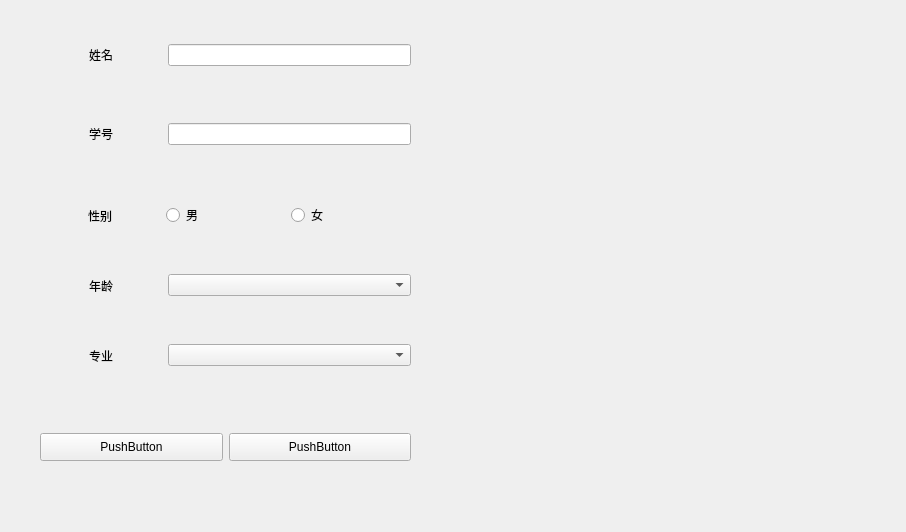
<?xml version="1.0" encoding="UTF-8"?>
<ui version="4.0">
 <class>Form</class>
 <widget class="QWidget" name="Form">
  <property name="geometry">
   <rect>
    <x>0</x>
    <y>0</y>
    <width>906</width>
    <height>532</height>
   </rect>
  </property>
  <property name="sizePolicy">
   <sizepolicy hsizetype="Fixed" vsizetype="Expanding">
    <horstretch>0</horstretch>
    <verstretch>1</verstretch>
   </sizepolicy>
  </property>
  <property name="windowTitle">
   <string>Form</string>
  </property>
  <widget class="QWidget" name="">
   <property name="geometry">
    <rect>
     <x>40</x>
     <y>10</y>
     <width>371</width>
     <height>61</height>
    </rect>
   </property>
   <layout class="QHBoxLayout" name="horizontalLayout">
    <property name="topMargin">
     <number>30</number>
    </property>
    <item>
     <widget class="QLabel" name="label_8">
      <property name="sizePolicy">
       <sizepolicy hsizetype="Expanding" vsizetype="Fixed">
        <horstretch>2</horstretch>
        <verstretch>1</verstretch>
       </sizepolicy>
      </property>
      <property name="text">
       <string>姓名</string>
      </property>
      <property name="alignment">
       <set>Qt::AlignCenter</set>
      </property>
     </widget>
    </item>
    <item>
     <widget class="QLineEdit" name="lineEdit_3">
      <property name="sizePolicy">
       <sizepolicy hsizetype="Expanding" vsizetype="Fixed">
        <horstretch>4</horstretch>
        <verstretch>1</verstretch>
       </sizepolicy>
      </property>
      <property name="minimumSize">
       <size>
        <width>50</width>
        <height>0</height>
       </size>
      </property>
     </widget>
    </item>
   </layout>
  </widget>
  <widget class="QWidget" name="">
   <property name="geometry">
    <rect>
     <x>40</x>
     <y>80</y>
     <width>371</width>
     <height>78</height>
    </rect>
   </property>
   <layout class="QHBoxLayout" name="horizontalLayout_2">
    <property name="topMargin">
     <number>30</number>
    </property>
    <item>
     <widget class="QLabel" name="label_9">
      <property name="sizePolicy">
       <sizepolicy hsizetype="Expanding" vsizetype="Fixed">
        <horstretch>2</horstretch>
        <verstretch>1</verstretch>
       </sizepolicy>
      </property>
      <property name="text">
       <string>学号</string>
      </property>
      <property name="alignment">
       <set>Qt::AlignCenter</set>
      </property>
     </widget>
    </item>
    <item>
     <widget class="QLineEdit" name="lineEdit_4">
      <property name="sizePolicy">
       <sizepolicy hsizetype="Expanding" vsizetype="Fixed">
        <horstretch>4</horstretch>
        <verstretch>1</verstretch>
       </sizepolicy>
      </property>
     </widget>
    </item>
   </layout>
  </widget>
  <widget class="QWidget" name="">
   <property name="geometry">
    <rect>
     <x>40</x>
     <y>380</y>
     <width>371</width>
     <height>135</height>
    </rect>
   </property>
   <layout class="QHBoxLayout" name="horizontalLayout_6">
    <property name="topMargin">
     <number>50</number>
    </property>
    <property name="bottomMargin">
     <number>50</number>
    </property>
    <item>
     <widget class="QPushButton" name="pushButton">
      <property name="sizePolicy">
       <sizepolicy hsizetype="Expanding" vsizetype="Fixed">
        <horstretch>1</horstretch>
        <verstretch>0</verstretch>
       </sizepolicy>
      </property>
      <property name="minimumSize">
       <size>
        <width>0</width>
        <height>28</height>
       </size>
      </property>
      <property name="maximumSize">
       <size>
        <width>16777215</width>
        <height>16777215</height>
       </size>
      </property>
      <property name="cursor">
       <cursorShape>PointingHandCursor</cursorShape>
      </property>
      <property name="layoutDirection">
       <enum>Qt::LeftToRight</enum>
      </property>
      <property name="text">
       <string>PushButton</string>
      </property>
     </widget>
    </item>
    <item>
     <widget class="QPushButton" name="pushButton_2">
      <property name="sizePolicy">
       <sizepolicy hsizetype="Minimum" vsizetype="Fixed">
        <horstretch>1</horstretch>
        <verstretch>0</verstretch>
       </sizepolicy>
      </property>
      <property name="minimumSize">
       <size>
        <width>0</width>
        <height>28</height>
       </size>
      </property>
      <property name="text">
       <string>PushButton</string>
      </property>
     </widget>
    </item>
   </layout>
  </widget>
  <widget class="QWidget" name="">
   <property name="geometry">
    <rect>
     <x>40</x>
     <y>160</y>
     <width>371</width>
     <height>81</height>
    </rect>
   </property>
   <layout class="QHBoxLayout" name="horizontalLayout_3">
    <property name="topMargin">
     <number>30</number>
    </property>
    <item>
     <widget class="QLabel" name="label">
      <property name="sizePolicy">
       <sizepolicy hsizetype="Expanding" vsizetype="Preferred">
        <horstretch>2</horstretch>
        <verstretch>1</verstretch>
       </sizepolicy>
      </property>
      <property name="text">
       <string>性别</string>
      </property>
      <property name="alignment">
       <set>Qt::AlignCenter</set>
      </property>
     </widget>
    </item>
    <item>
     <widget class="QRadioButton" name="radioButton">
      <property name="sizePolicy">
       <sizepolicy hsizetype="Expanding" vsizetype="Fixed">
        <horstretch>2</horstretch>
        <verstretch>1</verstretch>
       </sizepolicy>
      </property>
      <property name="cursor">
       <cursorShape>PointingHandCursor</cursorShape>
      </property>
      <property name="text">
       <string>男</string>
      </property>
     </widget>
    </item>
    <item>
     <widget class="QRadioButton" name="radioButton_2">
      <property name="sizePolicy">
       <sizepolicy hsizetype="Expanding" vsizetype="Fixed">
        <horstretch>2</horstretch>
        <verstretch>1</verstretch>
       </sizepolicy>
      </property>
      <property name="cursor">
       <cursorShape>PointingHandCursor</cursorShape>
      </property>
      <property name="text">
       <string>女</string>
      </property>
     </widget>
    </item>
   </layout>
  </widget>
  <widget class="QWidget" name="">
   <property name="geometry">
    <rect>
     <x>40</x>
     <y>300</y>
     <width>371</width>
     <height>81</height>
    </rect>
   </property>
   <layout class="QHBoxLayout" name="horizontalLayout_4">
    <property name="topMargin">
     <number>30</number>
    </property>
    <item>
     <widget class="QLabel" name="label_2">
      <property name="sizePolicy">
       <sizepolicy hsizetype="Expanding" vsizetype="Preferred">
        <horstretch>2</horstretch>
        <verstretch>0</verstretch>
       </sizepolicy>
      </property>
      <property name="text">
       <string>专业</string>
      </property>
      <property name="alignment">
       <set>Qt::AlignCenter</set>
      </property>
     </widget>
    </item>
    <item>
     <widget class="QComboBox" name="comboBox">
      <property name="sizePolicy">
       <sizepolicy hsizetype="Expanding" vsizetype="Fixed">
        <horstretch>4</horstretch>
        <verstretch>0</verstretch>
       </sizepolicy>
      </property>
      <property name="cursor">
       <cursorShape>PointingHandCursor</cursorShape>
      </property>
     </widget>
    </item>
   </layout>
  </widget>
  <widget class="QWidget" name="">
   <property name="geometry">
    <rect>
     <x>40</x>
     <y>240</y>
     <width>371</width>
     <height>61</height>
    </rect>
   </property>
   <layout class="QHBoxLayout" name="horizontalLayout_5">
    <property name="topMargin">
     <number>30</number>
    </property>
    <item>
     <widget class="QLabel" name="label_3">
      <property name="sizePolicy">
       <sizepolicy hsizetype="Expanding" vsizetype="Preferred">
        <horstretch>2</horstretch>
        <verstretch>0</verstretch>
       </sizepolicy>
      </property>
      <property name="text">
       <string>年龄</string>
      </property>
      <property name="alignment">
       <set>Qt::AlignCenter</set>
      </property>
     </widget>
    </item>
    <item>
     <widget class="QComboBox" name="comboBox_2">
      <property name="sizePolicy">
       <sizepolicy hsizetype="Expanding" vsizetype="Fixed">
        <horstretch>4</horstretch>
        <verstretch>0</verstretch>
       </sizepolicy>
      </property>
      <property name="cursor">
       <cursorShape>PointingHandCursor</cursorShape>
      </property>
     </widget>
    </item>
   </layout>
  </widget>
  <zorder></zorder>
  <zorder></zorder>
  <zorder></zorder>
  <zorder></zorder>
  <zorder>label_6</zorder>
  <zorder></zorder>
  <zorder></zorder>
  <zorder>label_6</zorder>
 </widget>
 <resources/>
 <connections/>
</ui>
